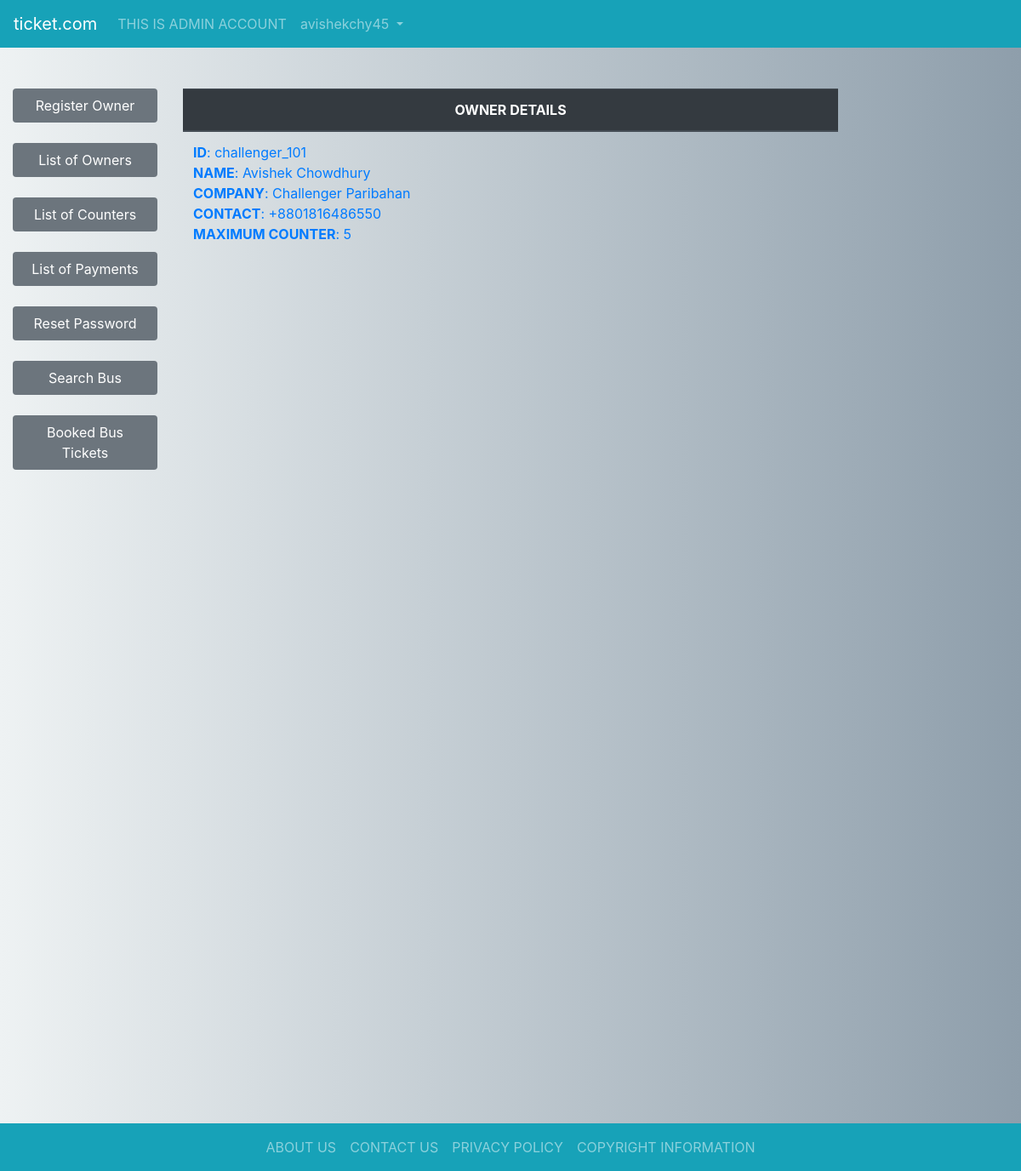
Before: /admin/listofowners.php (signed in) with the older database file.
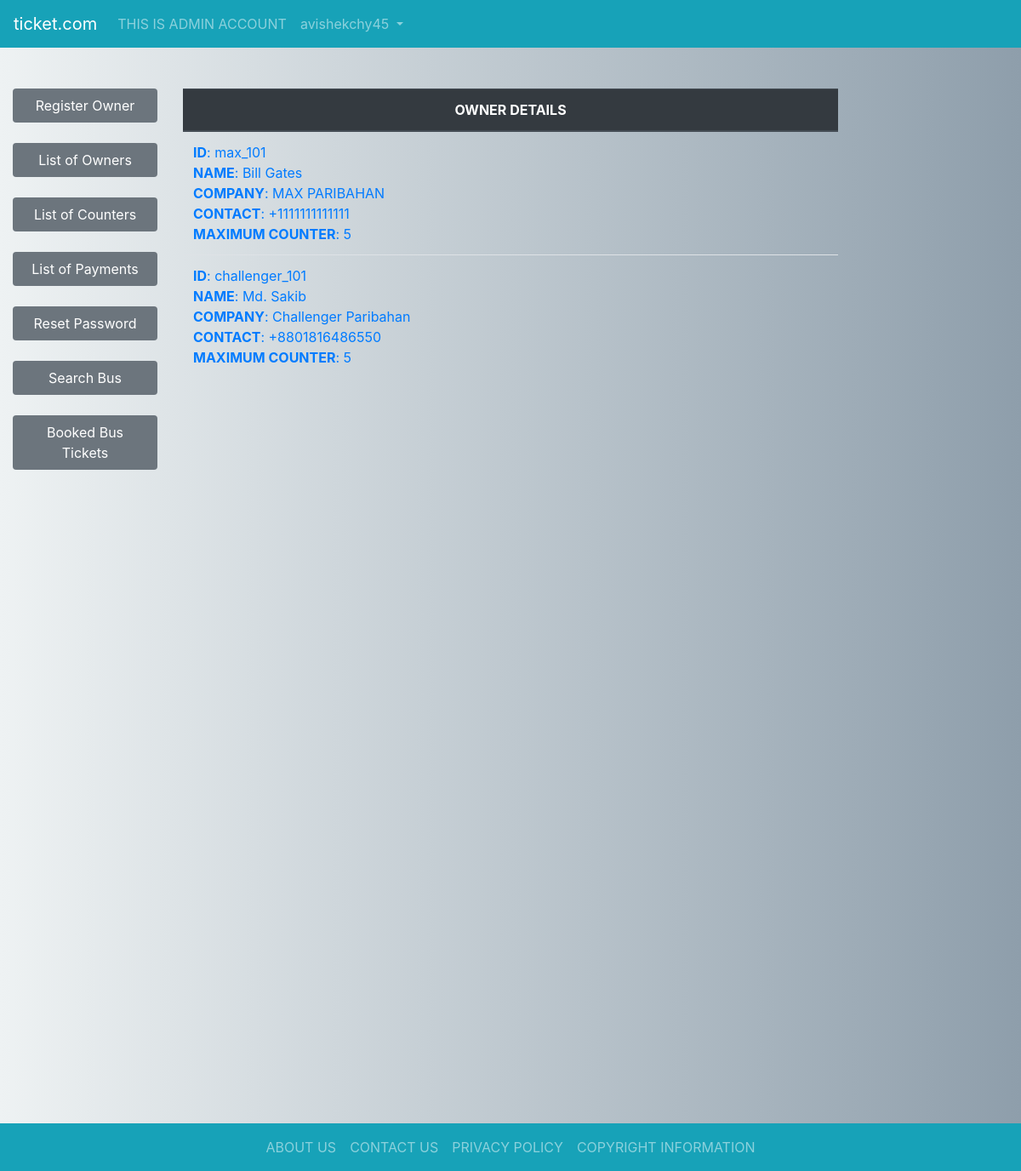
After: the same page with the newer database file.
### tables this page shows
CREATE TABLE `busowner` (
  `REG` timestamp NOT NULL DEFAULT current_timestamp(),
  `OWNER_ID` varchar(255) NOT NULL,
  `NAME` varchar(255) NOT NULL,
  `COMPANY` varchar(255) NOT NULL,
  `CONTACT` varchar(255) NOT NULL,
  `MAX_COUNTER` int(11) DEFAULT NULL
);

### includes/ownerlist.php (the view, shortened to what this page needs)
<?php
$query = "SELECT * FROM busowner ORDER BY REG DESC";
$result = mysqli_query($con, $query);
echo "
<br>
<table class='table table-hover' id='ownerlist'>
<thead class='thead-dark'>
<tr>
<th>OWNER DETAILS</th>
</tr>
</thead>
<tbody>
";
while ($row = mysqli_fetch_array($result)) {
    $ownerid = $row['OWNER_ID'];
    $name = $row['NAME'];
    $company = $row['COMPANY'];
    $contact = $row['CONTACT'];
    $counter = $row['MAX_COUNTER'];
    echo "
    <tr>
    <td class='text-left text-primary'><b>ID</b>: $ownerid <br><b>NAME</b>: $name <br><b>COMPANY</b>: $company <br><b>CONTACT</b>: $contact <br><b>MAXIMUM COUNTER</b>: $counter </td>
    </tr>
    ";
}
echo "
</tbody>
</table>
<br>
";
?>

Changed rows visible on the page:
added busowner: OWNER_ID "max_101", NAME "Bill Gates", COMPANY "MAX PARIBAHAN", CONTACT "+1111111111111", MAX_COUNTER "5"
changed busowner "challenger_101": NAME "Avishek Chowdhury" → "Md. Sakib"
